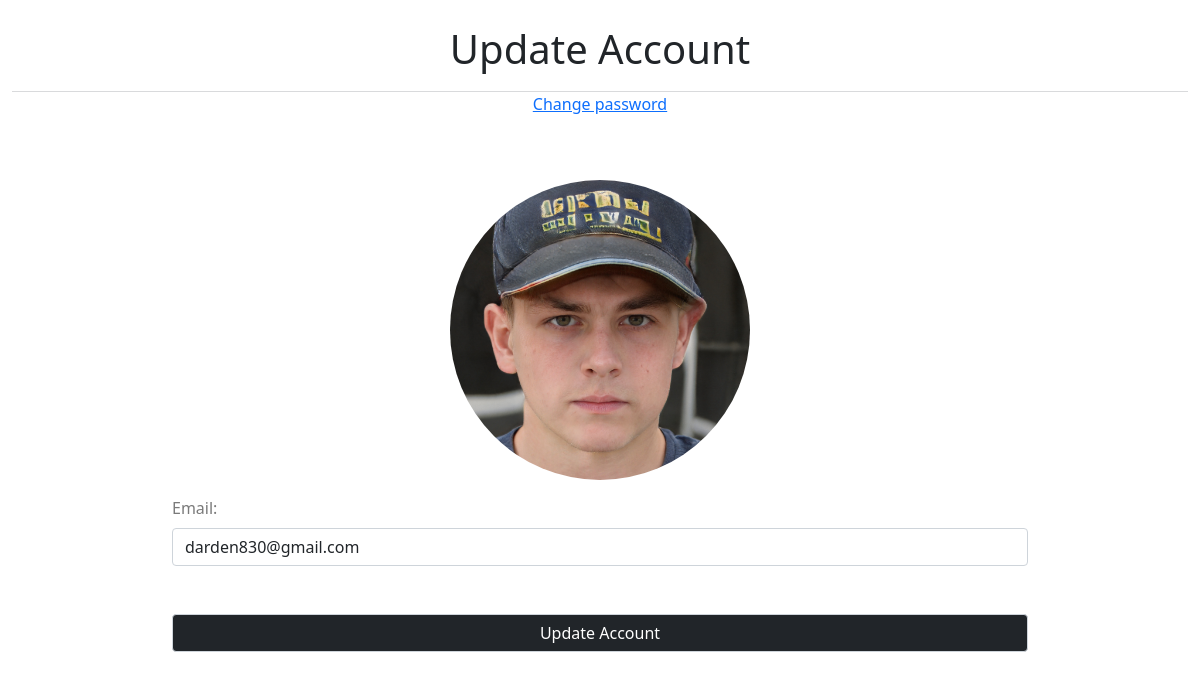
The app's page /academiaweb/user_profile/update/ (signed in) with its own data.
### users/models.py (models this page shows, shortened)
class Account(models.Model):
    id              = models.AutoField(primary_key=True)
    user            = models.ForeignKey(UserAccount,on_delete=models.CASCADE)
    first_name      = models.CharField(max_length=200)
    last_name       = models.CharField(max_length=200)
    date_of_birth   = models.DateField(default=datetime.date.today)
    gender_choice   = (('male','male'),('feminine','feminine'),('undefined','undefined'))
    gender          = models.CharField(max_length=10, default='male', choices=gender_choice)
    nationality     = CountryField()
    class Meta:
        abstract = True

class Students(Account):
    year            = models.ForeignKey(to='main_app.SchoolYears',on_delete=models.CASCADE,blank=True,null=True)
    profile_picture = models.ImageField(upload_to=location_students,blank=True,null=True)
    class Meta():
        verbose_name        = 'Student'
        verbose_name_plural = 'Students'
    @property
    def email(self):
        return str(self.user)

class UserAccount(AbstractBaseUser,PermissionsMixin):
    email           = models.EmailField(unique=True)
    groups          = models.ManyToManyField(Group,blank=True)
    date_joined     = models.DateTimeField(auto_now_add=timezone.now())
    last_login      = models.DateTimeField(auto_now=timezone.now())
    is_active       = models.BooleanField(default=True)
    is_superuser    = models.BooleanField(default=False)
    is_staff        = models.BooleanField(default=False)
    objects = UserManager()
    USERNAME_FIELD  = 'email'
    def __str__(self):
        return self.email

### users/views.py (the view, shortened to what this page needs)
# urls.py: path('user_profile/update/',views.UserProfileUpdate.as_view(),name='user_update'),
class UserProfileUpdate(UpdateView):
    success_url   = reverse_lazy('user_profile')
    model         = UserAccount
    form_class    = UserAccountForm
    template_name = 'user_update_form.html'
    def get_object(self):
        user = self.request.user
        return UserAccount.objects.get(email=user)
    def get_context_data(self, **kwargs):
        context = super().get_context_data(**kwargs)
        context['user'] = GetAccount.get(self.request.user)
        return context

### users/forms.py
class UserAccountForm(forms.ModelForm):
    class Meta:
        model  = UserAccount
        exclude = ('password','password1','password2','user_permissions','groups','is_active','is_staff','is_superuser',)

### users/utils.py (called while the page is built)
    def get(user):
        if Students.objects.filter(user=user).exists(): return Students.objects.get(user=user)
        elif Teachers.objects.filter(user=user).exists(): return Teachers.objects.get(user=user)
        else: return None

### users/templates/user_update_form.html (shortened to what this page needs)
{% extends 'base.html' %}
{% load static %}
{% block content %}
<link rel="stylesheet" href="{% static 'main_app/css/form.css' %}">
<div class="container-fluid">
    <div class="title">
        <h1>Update Account</h1>
    </div>
    <div class="password" style="text-align:center">
        <a href="{% url 'password_change' user.email %}">
        Change password</a>
    </div>
    <form method="POST" enctype="multipart/form-data">
        <img src="{{user.profile_picture.url}}" width="300px" style="padding: 1rem 0; margin: auto; border-radius: 50%">
        {{form}}
        <input type="submit" value="Update Account"  style="margin: 2.5rem 0;">
    </form>
</div>
{% endblock %}

### static/main_app/css/form.css (style rules this page uses)
.container-fluid .title { border-bottom: 1px solid #d9dadc; padding: 25px 0 10px; text-align: center; }
form { padding: 3rem; display: grid; }
form input,textarea { display: block; width: 100%; padding: .375rem .75rem; font-size: 1rem; font-weight: 400; line-height: 1.5; color: #212529; background-color: #fff; background-clip: padding-box; border: 1px solid #ced4da; -webkit-appearance: none; -moz-appearance: none; appearance: none; border-radius: .25rem; transition: border-color .15s ease-in-out,box-shadow .15s ease-in-out; }
form input,textarea,select { margin: 0.5rem 0; }
form label { color: rgb(122, 122, 122); }
form input[type=submit] { background: #212529; color: white; }
@media (min-width:800px) { form { padding: 3rem 10rem 1rem; } }

### records on screen
Students: profile_picture (picture)
UserAccount: email "darden830@gmail.com"
